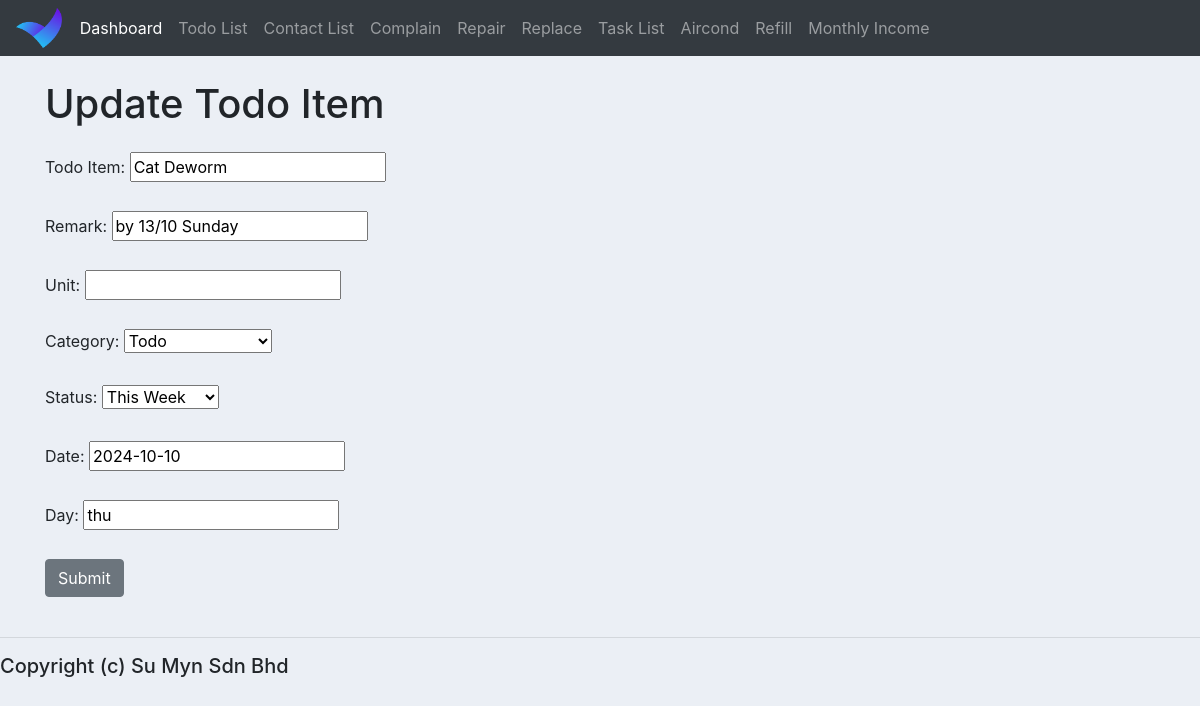
/update_todo_list/3, run on the app's committed database.
### homestay_app/models.py (models this page shows, shortened)
class TodoList(models.Model):
    CATEGORY = (
        ("Not Chosen", "Not Chosen"),
        ("Todo", "Todo"),
        ("Personal Growth", "Personal Growth"),
        ("Money Matter", "Money Matter"),
        ("Health", "Health"),
        ("Opportunity", "Opportunity"),
        ("Homestay", "Homestay"),
        ("Stock Market", "Stock Market"),
        ("Ecommerce", "Ecommerce"),
        ("HouseKeeping", "HouseKeeping")
    )
    STATUS = (
        ("Not Chosen", "Not Chosen"),
        ("Today", "Today"),
        ("Tomorrow", "Tomorrow"),
        ("Pending", "Pending"),
        ("Done", "Done"),
        ("This Week", "This Week"),
        ("This Month", "This Month"),
        ("This Year", "This Year"),
        ("After Europe", "After Europe"),
    )
    todo_item = models.CharField(max_length=200, null=True, blank=True)
    remark = models.CharField(max_length=200, null=True, blank=True)
    unit = models.CharField(max_length=30, null=True, blank=True)
    category = models.CharField(max_length=30, null=True, blank=True, choices=CATEGORY)
    status =  models.CharField(max_length=30, blank=True, null=True, choices=STATUS)
    date = models.CharField(max_length=30, null=True, blank=True)
    day = models.CharField(max_length=30, null=True, blank=True)
    created_at = models.DateTimeField(auto_now_add=True, null=True, blank=True)
    updated_at = models.DateTimeField(auto_now=True, null=True, blank=True)

### homestay_app/views.py (the view)
# urls.py: path('update_todo_list/<str:pk>', views.updateTodoList, name='updateTodoList'),
def updateTodoList(request, pk):
    todo_list = TodoList.objects.get(id=pk)
    form = TodoListForm(instance=todo_list)
    if request.method == "POST":
        form = TodoListForm(request.POST, instance=todo_list)
        if form.is_valid():
            form.save()
            return redirect('/table_todo_list/')
    context = {'form':form, 'todo_item': todo_list}
    return render(request, "form_todo_list.html", context)

### homestay_app/forms.py
class TodoListForm(ModelForm):
    class Meta:
        model = TodoList
        fields = '__all__'

### homestay_app/templates/form_todo_list.html (shortened to what this page needs)
{% extends 'base.html' %}
{% block content %}
    <div class="container">
        <h1 class="mt-4 mb-4">{% if todo_item %}Update{% else %}Add{% endif %} Todo Item</h1>
        <form method="post">
            <div class="form-group mb-4">
                <label for="todo_item">Todo Item:</label>
                {{ form.todo_item }}
            </div>
            <div class="form-group mb-4">
                <label for="remark">Remark:</label>
                {{ form.remark }}
            </div>
            <div class="form-group mb-4">
                <label for="unit">Unit:</label>
                {{ form.unit }}
            </div>
            <div class="form-group mb-4">
                <label for="category">Category:</label>
                {{ form.category }}
            </div>
            <div class="form-group mb-4">
                <label for="status">Status:</label>
                {{ form.status }}
            </div>
            <div class="form-group mb-4">
                <label for="date">Date:</label>
                {{ form.date }}
            </div>
            <div class="form-group mb-4">
                <label for="day">Day:</label>
                {{ form.day }}
            </div>
            <button class="btn btn-secondary mb-4" type="submit">Submit</button>
        </form>
    </div>
{% endblock %}

### static/css/base.css (style rules this page uses)
body { background-color: #ebeff5; }

### data on the page
TodoList: todo_item "Cat Deworm", remark "by 13/10 Sunday", category "Todo", status "This Week", date "2024-10-10", day "thu"
